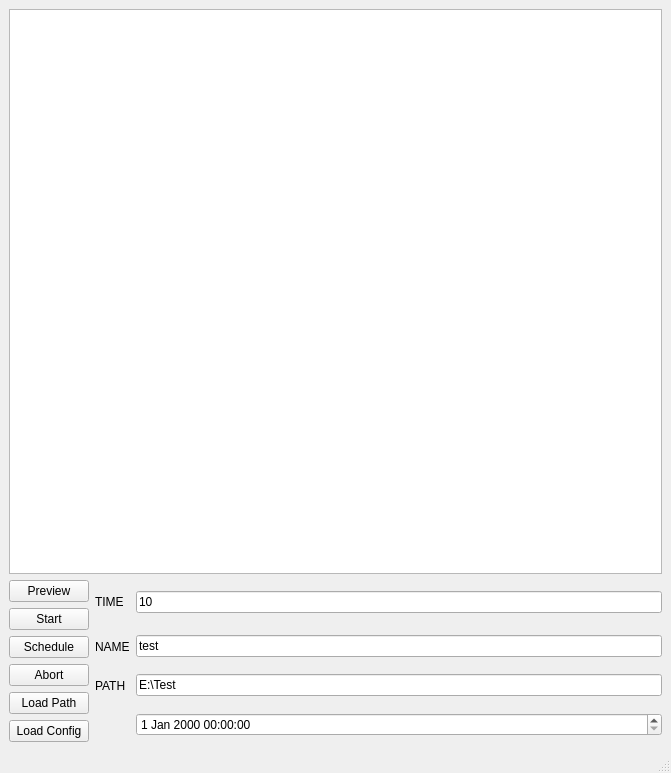
<?xml version="1.0" encoding="UTF-8"?>
<ui version="4.0">
 <class>MainWindow</class>
 <widget class="QMainWindow" name="MainWindow">
  <property name="geometry">
   <rect>
    <x>0</x>
    <y>0</y>
    <width>671</width>
    <height>773</height>
   </rect>
  </property>
  <property name="windowTitle">
   <string>MainWindow</string>
  </property>
  <widget class="QWidget" name="centralwidget">
   <layout class="QGridLayout" name="gridLayout">
    <item row="0" column="0" colspan="3">
     <widget class="ImageView" name="video_preview"/>
    </item>
    <item row="1" column="0" rowspan="4">
     <layout class="QVBoxLayout" name="verticalLayout">
      <item>
       <widget class="QPushButton" name="preview_button">
        <property name="text">
         <string>Preview</string>
        </property>
       </widget>
      </item>
      <item>
       <widget class="QPushButton" name="start_button">
        <property name="enabled">
         <bool>true</bool>
        </property>
        <property name="text">
         <string>Start</string>
        </property>
       </widget>
      </item>
      <item>
       <widget class="QPushButton" name="schedule_button">
        <property name="text">
         <string>Schedule</string>
        </property>
       </widget>
      </item>
      <item>
       <widget class="QPushButton" name="abort_button">
        <property name="text">
         <string>Abort</string>
        </property>
       </widget>
      </item>
      <item>
       <widget class="QPushButton" name="path_button">
        <property name="text">
         <string>Load Path</string>
        </property>
       </widget>
      </item>
      <item>
       <widget class="QPushButton" name="config_button">
        <property name="text">
         <string>Load Config</string>
        </property>
       </widget>
      </item>
     </layout>
    </item>
    <item row="1" column="1">
     <widget class="QLabel" name="time_label">
      <property name="text">
       <string>TIME</string>
      </property>
     </widget>
    </item>
    <item row="1" column="2">
     <widget class="QLineEdit" name="time_edit">
      <property name="text">
       <string>10</string>
      </property>
     </widget>
    </item>
    <item row="2" column="1">
     <widget class="QLabel" name="time_label_2">
      <property name="text">
       <string>NAME</string>
      </property>
     </widget>
    </item>
    <item row="2" column="2">
     <widget class="QLineEdit" name="name_edit">
      <property name="text">
       <string>test</string>
      </property>
     </widget>
    </item>
    <item row="3" column="1">
     <widget class="QLabel" name="time_label_3">
      <property name="text">
       <string>PATH</string>
      </property>
     </widget>
    </item>
    <item row="3" column="2">
     <widget class="QLineEdit" name="path_edit">
      <property name="text">
       <string>E:\Test</string>
      </property>
     </widget>
    </item>
    <item row="4" column="2">
     <widget class="QDateTimeEdit" name="schedule_time_edit"/>
    </item>
   </layout>
  </widget>
  <widget class="QMenuBar" name="menubar">
   <property name="geometry">
    <rect>
     <x>0</x>
     <y>0</y>
     <width>671</width>
     <height>21</height>
    </rect>
   </property>
  </widget>
  <widget class="QStatusBar" name="statusbar"/>
 </widget>
 <customwidgets>
  <customwidget>
   <class>ImageView</class>
   <extends>QGraphicsView</extends>
   <header>pyqtgraph.h</header>
  </customwidget>
 </customwidgets>
 <resources/>
 <connections/>
</ui>
